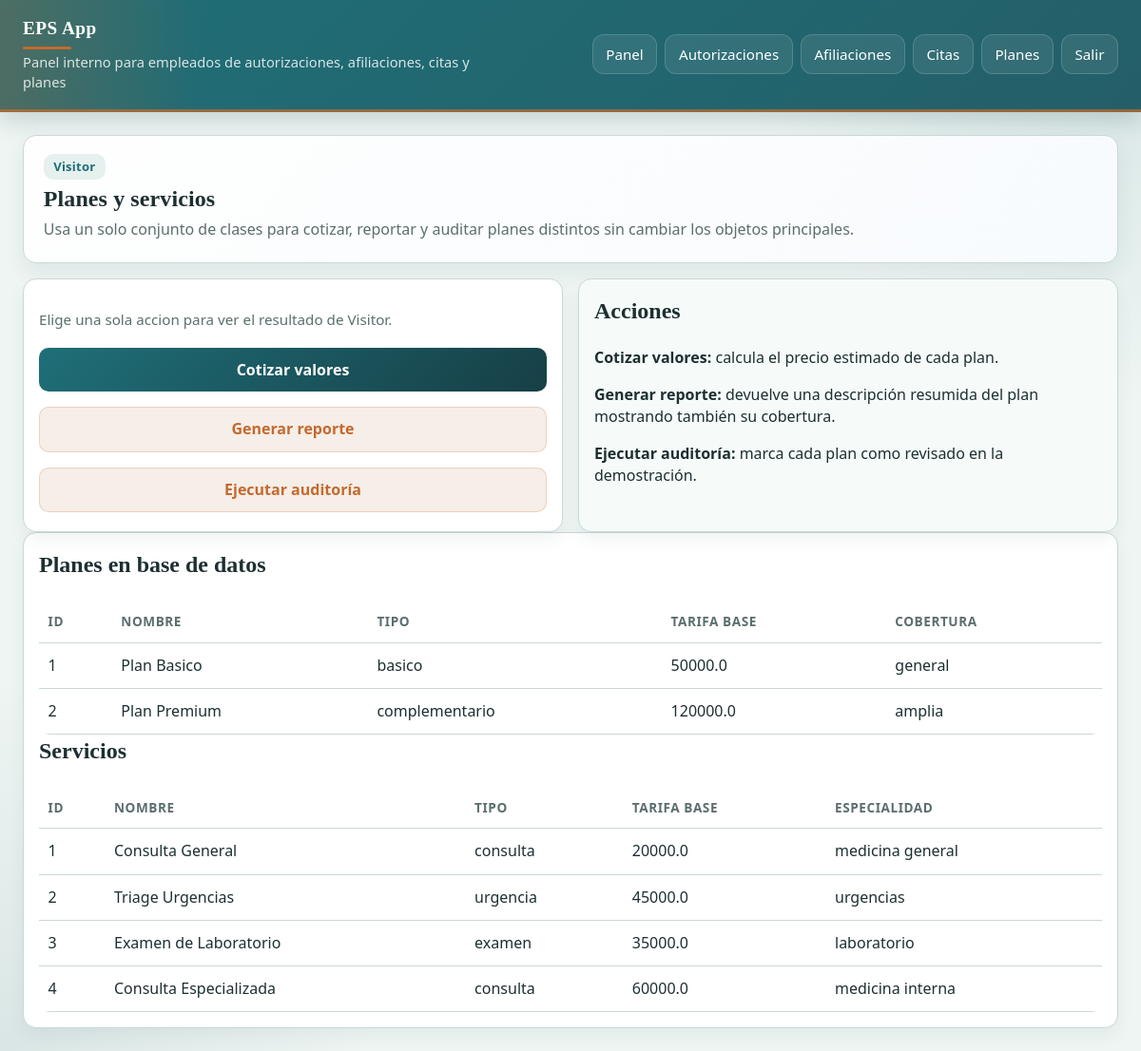
/planes/ (signed in), run on an earlier commit of the app's database.
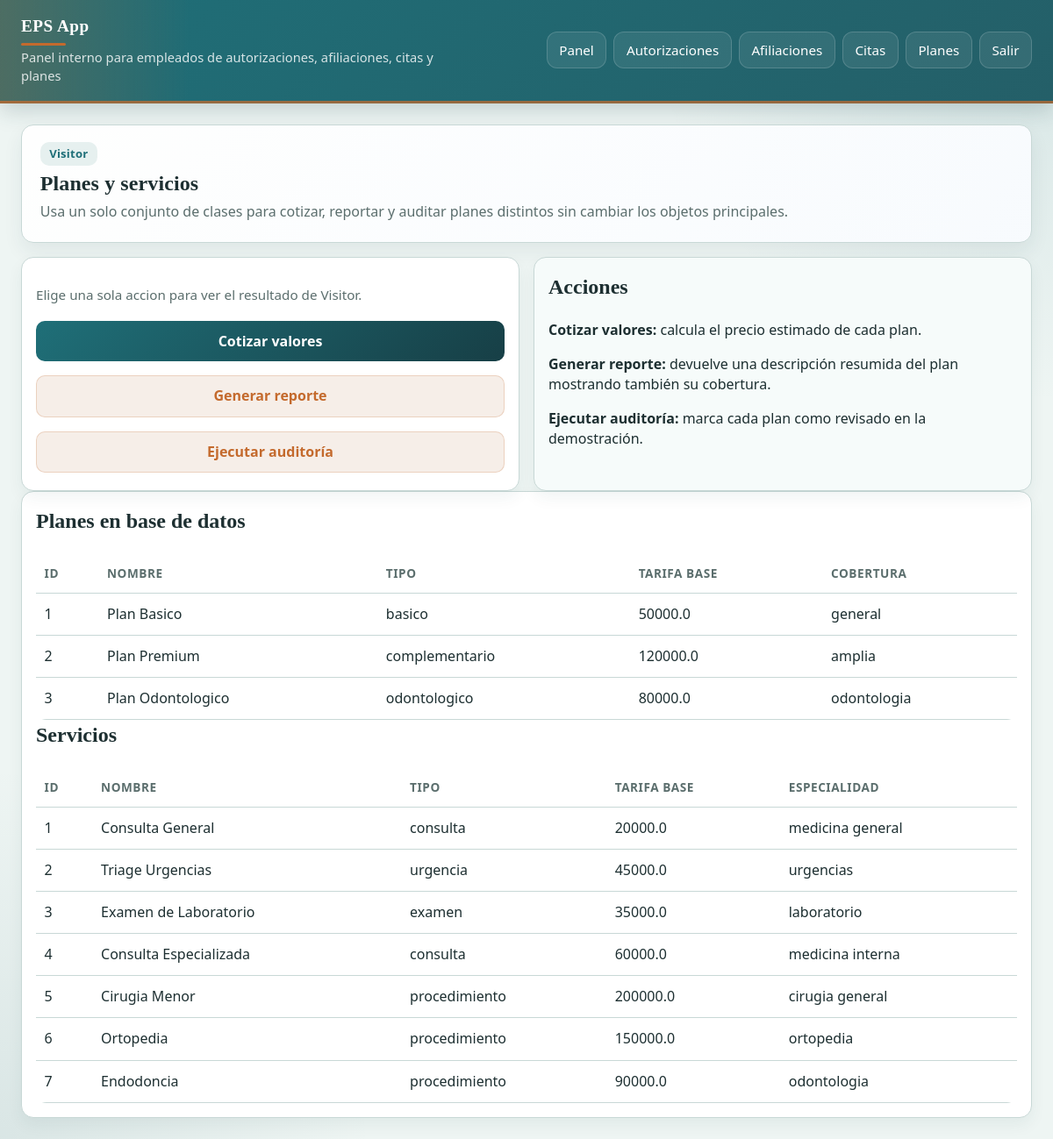
And on a later commit of the database.
### tables this page shows
CREATE TABLE planes (
            id INTEGER PRIMARY KEY AUTOINCREMENT,
            nombre TEXT NOT NULL,
            tipo TEXT NOT NULL,
            tarifa_base REAL NOT NULL,
            cobertura TEXT NOT NULL,
            incluye_ortodoncia INTEGER NOT NULL DEFAULT 0
        );

CREATE TABLE servicios (
            id INTEGER PRIMARY KEY AUTOINCREMENT,
            nombre TEXT NOT NULL,
            tipo_servicio TEXT NOT NULL,
            tarifa_base REAL NOT NULL,
            requiere_especialidad TEXT,
            nivel_complejidad INTEGER NOT NULL DEFAULT 1
        );

### presentation/controllers/plan_controller.py (the view)
@plan_bp.route("/")
@login_required
@role_required("admin", "auxiliar")
def index():
    return render_page()

### business/services/plan_service.py (called while the page is built)
    def list_db_plans(self):
        return self.plan_dao.list_all()

    def list_db_services(self):
        return self.plan_dao.list_services()

### data/daos/plan_dao.py (called while the page is built)
    def list_all(self):
        connection = get_connection()
        return connection.execute("SELECT * FROM planes").fetchall()

    def list_services(self):
        connection = get_connection()
        return connection.execute("SELECT * FROM servicios").fetchall()

### data/database.py (called while the page is built)
def get_connection():
    if "db" not in g:
        database_path = Path(current_app.config["DATABASE"])
        connection = sqlite3.connect(database_path)
        connection.row_factory = sqlite3.Row
        g.db = connection
    return g.db

def close_connection(_error=None):
    connection = g.pop("db", None)
    if connection is not None:
        connection.close()

### presentation/controllers/auth_controller.py (called while the page is built)
def login_required(view):
    @wraps(view)
    def wrapped(*args, **kwargs):
        if "user_id" not in session:
            return redirect(url_for("auth.login"))
        return view(*args, **kwargs)
    return wrapped

def role_required(*allowed_roles):
    def decorator(view):
        @wraps(view)
        def wrapped(*args, **kwargs):
            if session.get("rol") not in allowed_roles:
                return redirect(url_for("auth.dashboard"))
            return view(*args, **kwargs)
        return wrapped
    return decorator

### presentation/templates/planes/index.html (shortened to what this page needs)
{% extends 'base.html' %}
{% block content %}
<section class="hero">
  <div class="badge">Visitor</div>
  <h1>Planes y servicios</h1>
  <p>Usa un solo conjunto de clases para cotizar, reportar y auditar planes distintos sin cambiar los objetos principales.</p>
</section>
<section class="grid two">
  <article class="card">
    {% if session.get('rol') in ['admin', 'auxiliar'] %}
      <p class="meta">Elige una sola accion para ver el resultado de Visitor.</p>
      <form method="post" action="{{ url_for('plan.accion') }}" class="actions">
        <button type="submit" name="accion" value="cotizar">Cotizar valores</button>
        <button type="submit" name="accion" value="reportar" class="secondary">Generar reporte</button>
        {% if session.get('rol') == 'admin' %}
          <button type="submit" name="accion" value="auditar" class="secondary">Ejecutar auditoría</button>
        {% endif %}
      </form>
    {% else %}
      <p class="empty">Tu rol permite consultar, cotizar y generar reportes de planes. La auditoría sigue reservada al administrador.</p>
    {% endif %}
  </article>
  <article class="card soft">
    <h2>Acciones</h2>
    <p><strong>Cotizar valores:</strong> calcula el precio estimado de cada plan.</p>
    <p><strong>Generar reporte:</strong> devuelve una descripción resumida del plan mostrando también su cobertura.</p>
    <p><strong>Ejecutar auditoría:</strong> marca cada plan como revisado en la demostración.</p>
  </article>
</section>
<section class="card">
  <h2>Planes en base de datos</h2>
  {% if db_plans %}
  <table>
    <thead>
      <tr>
        <th>ID</th>
        <th>Nombre</th>
        <th>Tipo</th>
        <th>Tarifa base</th>
        <th>Cobertura</th>
      </tr>
    </thead>
    <tbody>
      {% for item in db_plans %}
      <tr>
        <td>{{ item['id'] }}</td>
        <td>{{ item['nombre'] }}</td>
        <td>{{ item['tipo'] }}</td>
        <td>{{ item['tarifa_base'] }}</td>
        <td>{{ item['cobertura'] }}</td>
      </tr>
      {% endfor %}
    </tbody>
  </table>
  {% endif %}
  <h2>Servicios</h2>
  {% if db_services %}
  <table>
    <thead>
      <tr>
        <th>ID</th>
        <th>Nombre</th>
        <th>Tipo</th>
        <th>Tarifa base</th>
        <th>Especialidad</th>
      </tr>
    </thead>
    <tbody>
      {% for item in db_services %}
      <tr>
        <td>{{ item['id'] }}</td>
        <td>{{ item['nombre'] }}</td>
        <td>{{ item['tipo_servicio'] }}</td>
        <td>{{ item['tarifa_base'] }}</td>
        <td>{{ item['requiere_especialidad'] }}</td>
      </tr>
      {% endfor %}
    </tbody>
  </table>
  {% endif %}
</section>
{% endblock %}

### presentation/templates/base.html (shortened to what this page needs)
<!doctype html>
<html lang="es">
<head>
</head>
<body>
  <header>
    <div class="header-row">
      <div class="brand">
        <strong>EPS App</strong>
        <span>Panel interno para empleados de autorizaciones, afiliaciones, citas y planes</span>
      </div>
      <nav>
        <a href="/dashboard">Panel</a>
        {% if session.get('rol') in ['admin', 'medico', 'auxiliar'] %}
          <a href="/autorizaciones/">Autorizaciones</a>
        {% endif %}
        {% if session.get('rol') in ['admin', 'auxiliar'] %}
          <a href="/afiliaciones/">Afiliaciones</a>
        {% endif %}
        {% if session.get('rol') in ['admin', 'medico', 'auxiliar'] %}
          <a href="/citas/">Citas</a>
        {% endif %}
        {% if session.get('rol') in ['admin', 'auxiliar'] %}
          <a href="/planes/">Planes</a>
        {% endif %}
        <a href="/logout">Salir</a>
      </nav>
    </div>
  </header>
  <main>
    {% block content %}{% endblock %}
  </main>
</body>
</html>

### presentation/templates/base.html (style rules this page uses)
:root { --bg: #eef5f3; --panel: #ffffff; --panel-soft: #f6fbfa; --text: #1d2f31; --muted: #5b6e6d; --primary: #1f6f78; --primary-2: #245f68; --primary-3: #173f46; --accent: #c46a2d; --border: #c8d8d6; --success: #2f6b57; --warning: var(--accent); --danger: #8c4f4a; }
* { box-sizing: border-box; }
body { font-family: "Segoe UI", Arial, sans-serif; margin: 0; background: radial-gradient(circle at top right, rgba(31,111,120,.12), transparent 26%), radial-gradient(circle at bottom left, rgba(36,95,104,.10), transparent 24%), var(--bg); color: var(--text); line-height: 1.45; }
header { background: linear-gradient(90deg, rgba(196,106,45,.28), transparent 18%), linear-gradient(135deg, var(--primary), var(--primary-2)); color: white; padding: 1rem 1.5rem 1.1rem; box-shadow: 0 8px 24px rgba(23,63,70,.20); border-bottom: 3px solid rgba(196,106,45,.72); }
.header-row { display: flex; align-items: center; justify-content: space-between; gap: 1rem; flex-wrap: wrap; }
.brand { display: flex; flex-direction: column; gap: .15rem; }
.brand strong { font-size: 1.2rem; letter-spacing: .5px; font-family: Georgia, "Times New Roman", serif; }
.brand span { color: rgba(255,255,255,.82); font-size: .92rem; max-width: 60ch; }
nav { display: flex; gap: .5rem; flex-wrap: wrap; }
nav a { color: white; text-decoration: none; background: rgba(255,255,255,.08); border: 1px solid rgba(255,255,255,.16); padding: .55rem .85rem; border-radius: 12px; font-size: .95rem; transition: background .18s ease, transform .18s ease, border-color .18s ease; }
main { padding: 1.5rem; max-width: 1200px; margin: 0 auto; }
.hero { background: linear-gradient(135deg, rgba(255,255,255,.95), rgba(248,251,254,.98)); border: 1px solid var(--border); border-radius: 14px; padding: 1.2rem 1.3rem; margin-bottom: 1rem; box-shadow: 0 10px 22px rgba(23,63,70,.07); }
.hero h1, .hero h2, .hero p { margin: .2rem 0; }
.hero p { color: var(--muted); }
.hero h1, .hero h2 { font-family: Georgia, "Times New Roman", serif; letter-spacing: .1px; }
.grid { display: grid; gap: 1rem; }
.grid.two { grid-template-columns: repeat(2, minmax(0, 1fr)); }
.card { background: var(--panel); border: 1px solid var(--border); border-radius: 14px; padding: 1rem; box-shadow: 0 8px 18px rgba(23,63,70,.06); }
.card.soft { background: var(--panel-soft); }
.card h2, .card h3 { margin-top: 0; font-family: Georgia, "Times New Roman", serif; }
.meta { color: var(--muted); font-size: .95rem; }
.badge { display: inline-flex; align-items: center; gap: .35rem; padding: .25rem .65rem; border-radius: 10px; background: #e6f0ef; color: var(--primary); font-size: .82rem; font-weight: 700; letter-spacing: .2px; margin-right: .35rem; }
.actions { display: flex; gap: .5rem; flex-wrap: wrap; margin-top: .75rem; }
input, select, button, textarea { padding: .7rem .9rem; margin: .25rem 0; width: 100%; box-sizing: border-box; border: 1px solid var(--border); border-radius: 10px; background: white; color: var(--text); font: inherit; }
button { background: linear-gradient(135deg, var(--primary), var(--primary-3)); color: white; border: 0; border-radius: 10px; cursor: pointer; font-weight: 700; transition: transform .18s ease, filter .18s ease; }
button.secondary { background: #f6eee8; color: var(--accent); border: 1px solid rgba(196,106,45,.22); }
table { width: 100%; border-collapse: collapse; background: white; border-radius: 12px; overflow: hidden; }
th, td { text-align: left; padding: .75rem .6rem; border-bottom: 1px solid var(--border); vertical-align: top; }
th { color: var(--muted); font-size: .85rem; text-transform: uppercase; letter-spacing: .04em; }
.brand strong::after { content: ""; display: block; width: 3.2rem; height: 3px; margin-top: .35rem; border-radius: 999px; background: var(--accent); }

What changed in the data, as far as the page shows it:
added planes: id "3", nombre "Plan Odontologico", tipo "odontologico", tarifa_base "80000.0", cobertura "odontologia"
added servicios: id "5", nombre "Cirugia Menor", tipo_servicio "procedimiento", tarifa_base "200000.0", requiere_especialidad "cirugia general"
added servicios: id "6", nombre "Ortopedia", tipo_servicio "procedimiento", tarifa_base "150000.0", requiere_especialidad "ortopedia"
added servicios: id "7", nombre "Endodoncia", tipo_servicio "procedimiento", tarifa_base "90000.0", requiere_especialidad "odontologia"
